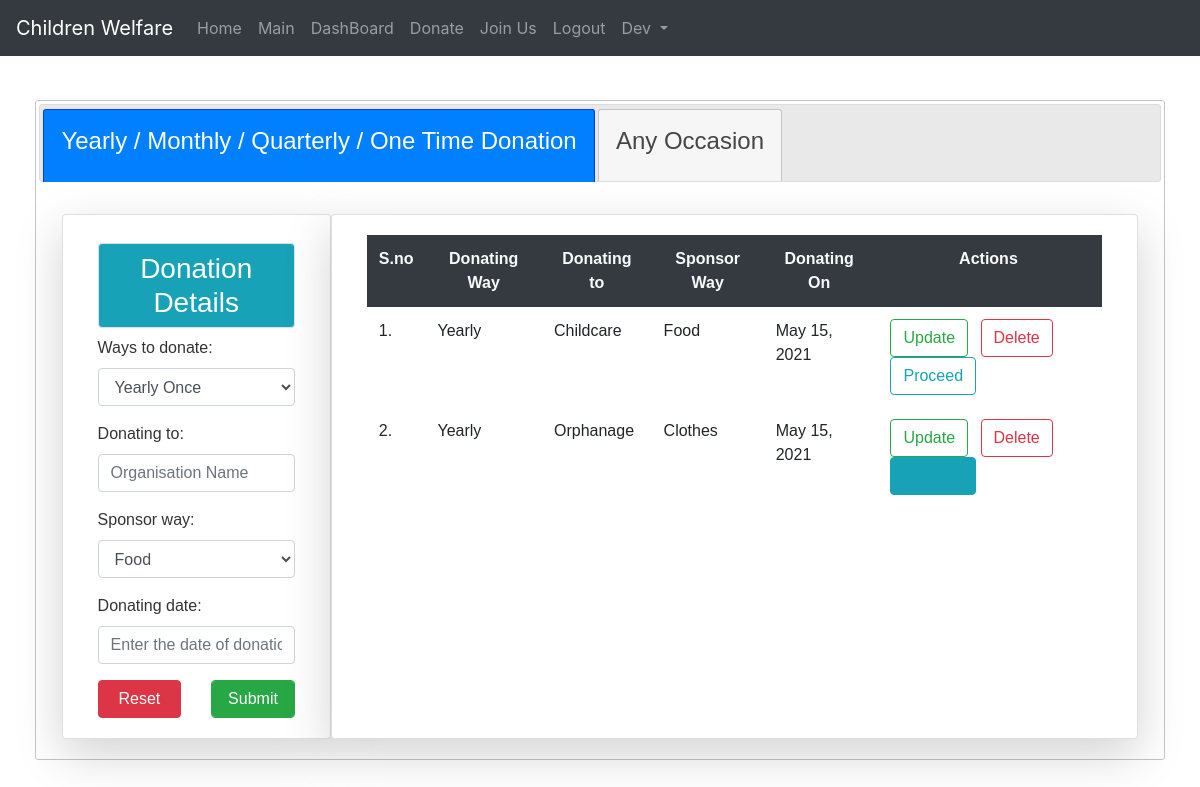
The page /don/ (signed in) on the database its author committed.
### App/models.py (models this page shows)
class User(AbstractUser):
	li_no= models.ImageField(upload_to='UserCheck/')
	dob=models.DateField(null=True)
	ph_no=models.CharField(max_length=20)
	pan_no=models.CharField(max_length=20)
	address=models.CharField(max_length=100)
	postal_code=models.CharField(max_length=10)
	city=models.CharField(max_length=10)
	state=models.CharField(max_length=10,default='Andra Pradesh')
	country=models.CharField(max_length=10,default='India')
	p=[(1,'Donor'),(2,'Organisation'),(3,'Guest')]
	role=models.IntegerField(choices=p,default=3)

class Donate(models.Model):
	d=[('Yearly',"Yearly Once"),('Monthly',"Monthly Once"),('Quarterly',"Quarterly Once"),('One Time',"One time donation")]
	s=[('Food',"Food"),('Clothes',"Clothes"),('Money',"Money")]
	username=models.CharField(max_length=50)
	email=models.EmailField(max_length=50)
	ways_to_donate=models.CharField(max_length=50,choices=d,default='select')
	donating_to=models.CharField(max_length=50)
	sponsor_way=models.CharField(max_length=50,choices=s,default='select')
	donating_date=models.DateField()
	uid=models.ForeignKey(User,on_delete=models.CASCADE)

### App/views.py (the view, shortened to what this page needs)
# urls.py: path('don/',views.donate,name="don"),
def donate(request):
	w=Donate.objects.filter(uid_id=request.user.id)
	z=OccDonate.objects.filter(uid_id=request.user.id)
	e=DonateForm()
	f=OccDonateForm()
	return render(request,'html/donate.html',{'a':e,'x':w,'b':f,'h':z})

### App/forms.py
class DonateForm(forms.ModelForm):
	class Meta:
		model=Donate
		fields=["ways_to_donate","donating_to","sponsor_way","donating_date"]
		widgets={
		"ways_to_donate":forms.Select(attrs={
			"class":"form-control",
			"required":True,
			}),
		"donating_to":forms.TextInput(attrs={
			"class":"form-control",
			"placeholder":"Organisation Name",
			"required":True,
			}),
		"sponsor_way":forms.Select(attrs={
			"class":"form-control",
			"required":True,
			}),
		"donating_date":forms.DateInput(attrs={
			"class":"form-control",
			"placeholder":"Enter the date of donation",
			"required":True,
			}),
		}

class OccDonateForm(forms.ModelForm):
	class Meta:
		model=OccDonate
		fields=["occ_name","donating_to","sponsor_way","donating_on"]
		widgets={
		"occ_name":forms.TextInput(attrs={
			"class":"form-control",
			"placeholder":"Occasion Name",
			"required":True,
			}),
		"donating_to":forms.TextInput(attrs={
			"class":"form-control",
			"placeholder":"Organisation Name",
			"required":True,
			}),
		"sponsor_way":forms.Select(attrs={
			"class":"form-control",
			"required":True,
			}),
		"donating_on":forms.DateInput(attrs={
			"class":"form-control",
			"placeholder":"Enter the date of donation",
			"required":True,
			}),
		}

### App/templates/html/donate.html (shortened to what this page needs)
{% extends 'html/base.html' %}
{% block content %}
<div class="container-fluid mt-4">
	<div class="card-body">
		<div id="tabs">
  			<ul>
    			<li><a href="#tab1"class="btn btn col-sm my-2 mx-auto"><h4>Yearly / Monthly / Quarterly / One Time Donation</h4></a></li>
    			<li><a href="#tab2"class="btn btn col-sm my-2 mx-auto"><h4>Any Occasion</h4></a></li>
  			</ul>
  			<div id="tab1">
  				<div class="container-fluid mt-2">
				<div class="row">
				<div class="card col-md-3 mt-2 shadow-lg">
				<div class="card-body">
				<form method="POST">
				<h3 class="my-2 block bg bg-info text-center text-white p-2 border rounded">Donation Details</h3>
				<table>
				<tr>{{a.as_p}}</tr>
			   </table>
				<div class="row">
						<div class="col">
							<input type="reset" name="Reset" class="btn btn-danger col-sm">
						</div>
						<div class="col">
							<input type="Submit" class="form-control btn btn-success col-sm" name="subscribe">
						</div>
				</div>
				</form>
			</div>
		</div>
		<div class="card col-md mt-2 shadow-lg">
			<div class="card-body">
				<table class="table table-borderless table-center">
					<tr class="bg-dark text-light text-center">
						<th>S.no</th>
						<th>Donating Way</th>
						<th>Donating to</th>
						<th>Sponsor Way</th>
						<th>Donating On</th>
						<th>Actions</th>
					</tr>
            		{% for k in x %}
            		<tr>
            			<td>{{forloop.counter}}.</td>
            			<td>{{k.ways_to_donate}}</td>
            			<td>{{k.donating_to}}</td>
            			<td>{{k.sponsor_way}}</td>
            			<td>{{k.donating_date}}</td>
            			<td colspan="3">
            				<a href="{% url 'up' k.id %}" class="btn btn-outline-success mx-1 text-success">Update</a>
            				<a href="{% url 'dele' k.id %}" class="btn btn-outline-danger mx-1 text-danger">Delete</a>
            				{% if k.sponsor_way == 'Money' %}
		    				<a href="{% url 'pay' %}" class="btn btn-outline-info text-info mx-1">Proceed</a>
            				{% elif k.sponsor_way == 'Food' %}
		    				<a href="{% url 'msg' k.id %}" class="btn btn-outline-info mx-1 text-info ">Proceed</a>
		    				{% elif k.sponsor_way == 'Clothes' %}
		    				<a href="{% url 'msg' k.id %}" class="btn btn-info text-info  mx-1">Proceed</a>
		    				{% else %}
		    				<a href="#" class="btn btn-secondary">None</a>
		    				{% endif %}
            			</td>
            		</tr>
            		{% endfor %}
            	</table>
			</div>
		</div>
	</div>
</div>
</div>
</div>
</div>
</div>
{% endblock %}

### App/templates/html/navbar.html (shortened to what this page needs)
<nav class="navbar navbar-expand-md bg-dark navbar-dark">
  <a class="navbar-brand" href="{% url 'hm' %}">Children Welfare</a>
  <div class="collapse navbar-collapse" id="collapsibleNavbar">
    <ul class="navbar-nav">
      {% if not user.is_authenticated %}
      <li class="nav-item">
        <a class="nav-link" href="{% url 'hm' %}">Home</a>
      </li>
      <li class="nav-item">
        <a class="nav-link" href="{% url 'lg' %}">Login</a>
      </li>
      {% elif user.role == 1 %}
      <li class="nav-item">
        <a class="nav-link" href="{% url 'hm' %}">Home</a>
      </li>
      <li class="nav-item">
        <a class="nav-link" href="{% url 'mn' %}">Main</a>
      </li>
      <li class="nav-item">
        <a class="nav-link" href="{% url 'dash' %}">DashBoard</a>
      </li>
      <li class="nav-item">
        <a class="nav-link" href="{% url 'don' %}">Donate</a>
      </li>
      <li class="nav-item">
        <a class="nav-link" href="{% url 'join' %}">Join Us</a>
      </li>
      <li class="nav-item">
        <a class="nav-link" href="{% url 'lgo' %}">Logout</a>
      </li>
      <li class="dropdown">
       <a type="button" class="nav-link dropdown-toggle" data-toggle="dropdown">
    {{user.username}}
  </a>
</li>
      {% endif %}
    </ul>
  </div>
</nav>

### rows shown on the page
User: username "Dev"
Donate: ways_to_donate "Yearly", donating_to "Childcare", sponsor_way "Food", donating_date "May 15, 2021", shows "Proceed"
Donate: ways_to_donate "Yearly", donating_to "Orphanage", sponsor_way "Clothes", donating_date "May 15, 2021"
